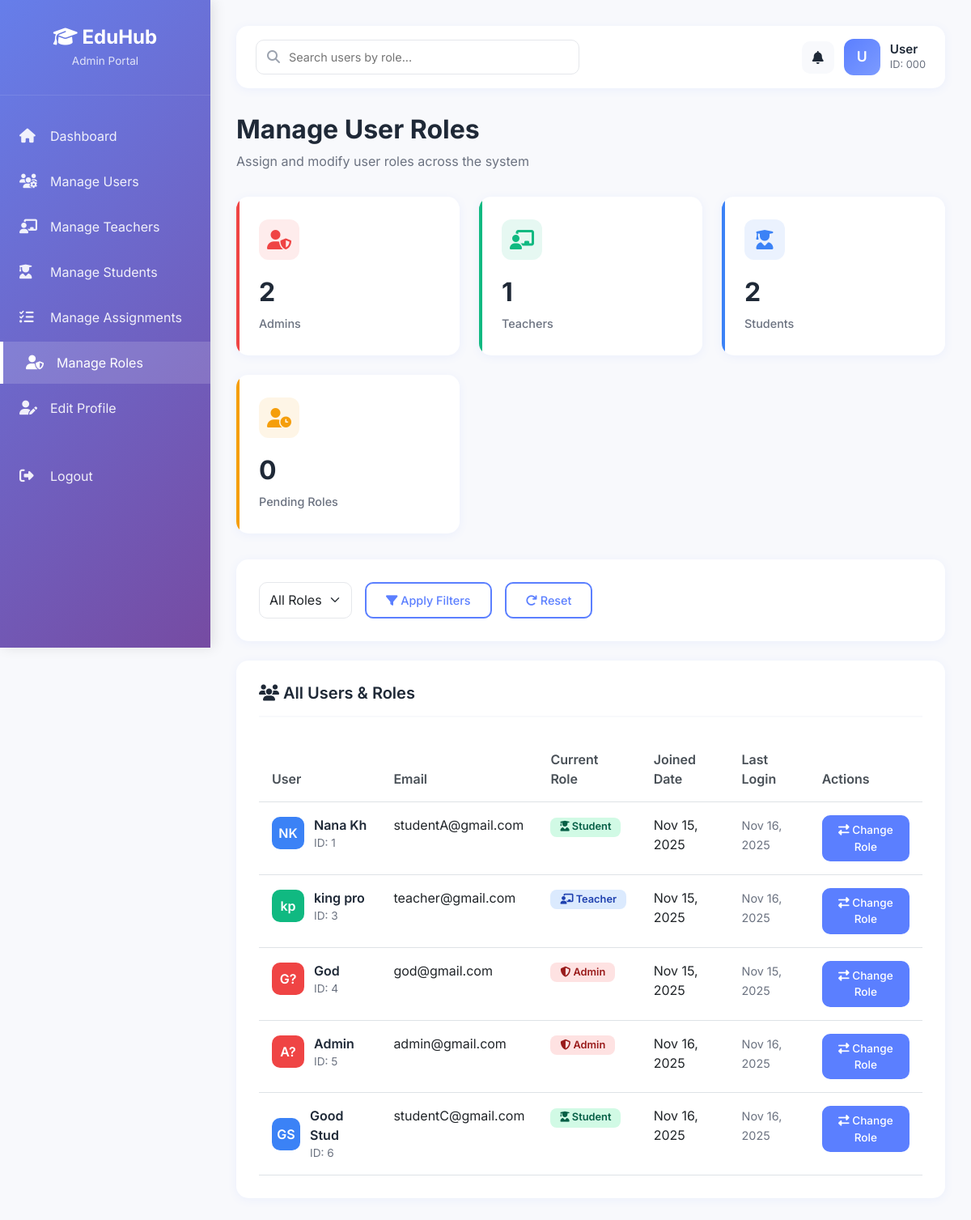
The page /admin/roles (signed in) on the database as committed earlier.
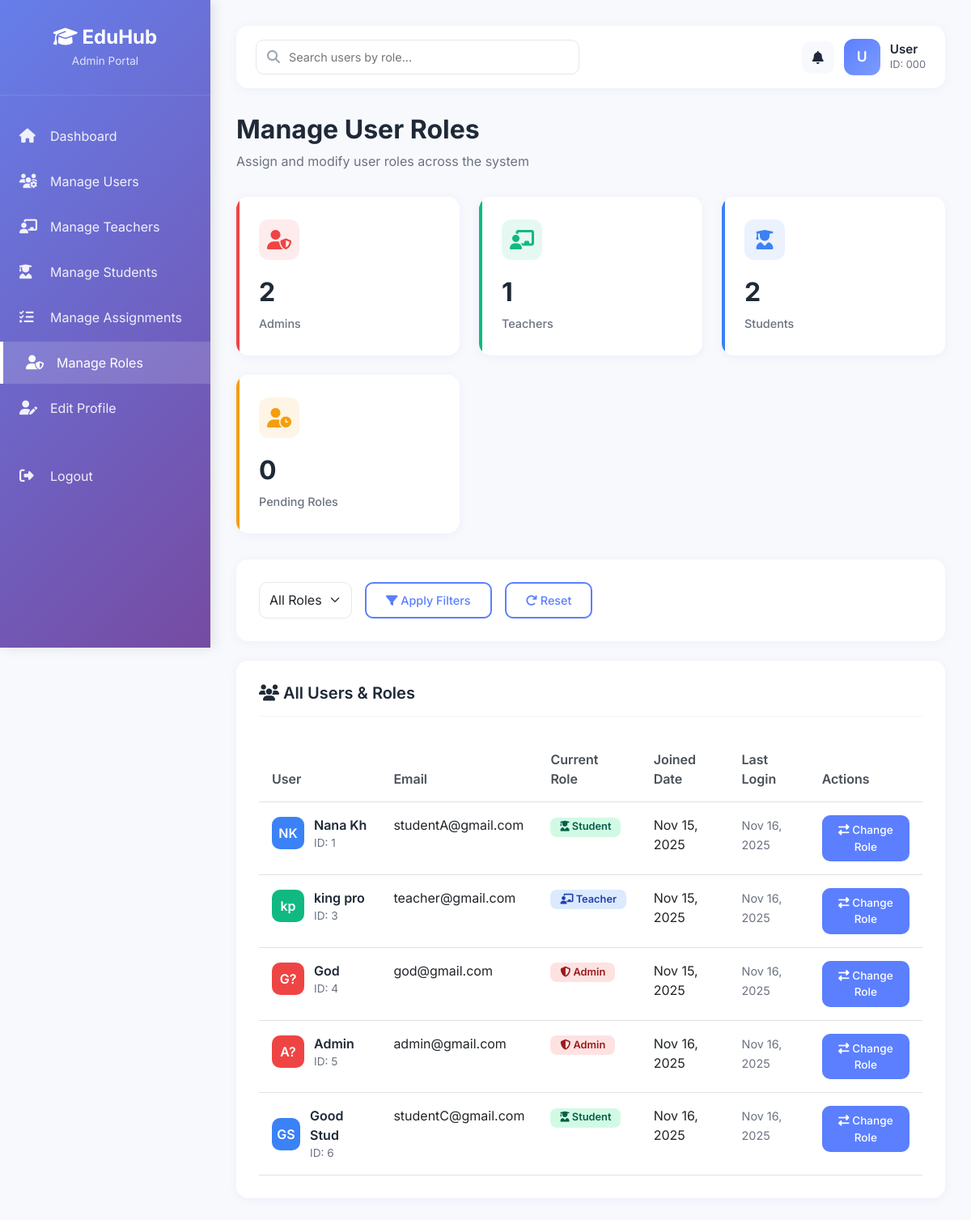
The same page on the database as committed later.
### models/user.py (models this page shows, shortened)
class User(UserMixin, db.Model):
    __tablename__ = 'users'
    id = db.Column(db.Integer, primary_key=True)
    username = db.Column(db.String(50), unique=True, nullable=False, index=True)
    email = db.Column(db.String(120), unique=True, nullable=False, index=True)
    password = db.Column(db.String(200), nullable=False)
    role = db.Column(db.String(20), nullable=False,
                     default='student', index=True)  # admin | teacher | student
    status = db.Column(db.String(20), nullable=False, default='active', index=True)
    created_at = db.Column(db.DateTime, nullable=False, default=db.func.current_timestamp())
    last_login = db.Column(db.DateTime, nullable=True)
    student_profile = db.relationship('Student', backref='user', uselist=False, cascade='all, delete-orphan')
    teacher_profile = db.relationship('Teacher', backref='user', uselist=False, cascade='all, delete-orphan')

### models/student.py (models this page shows, shortened)
class Student(db.Model):
    __tablename__ = 'students'
    id = db.Column(db.Integer, primary_key=True)
    user_id = db.Column(db.Integer, db.ForeignKey(
        'users.id', ondelete='CASCADE'), nullable=False, unique=True, index=True)
    first_name = db.Column(db.String(50))
    last_name = db.Column(db.String(50))
    major = db.Column(db.String(100))
    year = db.Column(db.String(10))
    section = db.Column(db.String(20))
    created_at = db.Column(db.DateTime, nullable=False,
                           default=datetime.utcnow)

### models/teacher.py (models this page shows, shortened)
class Teacher(db.Model):
    __tablename__ = 'teachers'
    id = db.Column(db.Integer, primary_key=True)
    user_id = db.Column(db.Integer, db.ForeignKey(
        'users.id', ondelete='CASCADE'), nullable=False, unique=True, index=True)
    first_name = db.Column(db.String(50))
    last_name = db.Column(db.String(50))
    department = db.Column(db.String(100))
    subject = db.Column(db.String(100))
    phone = db.Column(db.String(20))
    bio = db.Column(db.Text)
    avatar_path = db.Column(db.String(255))
    created_at = db.Column(db.DateTime, nullable=False,
                           default=datetime.utcnow)

### routes/admin.py (the view)
@admin_bp.route("/roles")
@admin_required
def manage_roles():
    users_data = User.query.all()
    users = []
    admin_count = User.query.filter_by(role='admin').count()
    teacher_count = User.query.filter_by(role='teacher').count()
    student_count = User.query.filter_by(role='student').count()
    for u in users_data:
        display_info = get_user_display_name(u)
        users.append({
            'id': u.id,
            'username': u.username,
            'email': u.email,
            'role': u.role,
            'status': u.status,
            'first_name': display_info['first_name'],
            'last_name': display_info['last_name'],
            'created_at': u.created_at,
            'last_login': format_datetime(u.last_login) if u.last_login else 'Never'
        })
    return render_template("admin/manage_roles.html", users=users,
                           admin_count=admin_count,
                           teacher_count=teacher_count,
                           student_count=student_count)

### routes/admin.py (called while the page is built)
def admin_required(f):
    @wraps(f)
    @login_required
    def decorated_function(*args, **kwargs):
        if not current_user.is_authenticated or current_user.role != 'admin':
            abort(403)
        return f(*args, **kwargs)
    return decorated_function

### utils/helpers.py (called while the page is built)
def get_user_display_name(user):
    first_name = ''
    last_name = ''
    if hasattr(user, 'student_profile') and user.student_profile:
        first_name = user.student_profile.first_name or ''
        last_name = user.student_profile.last_name or ''
    elif hasattr(user, 'teacher_profile') and user.teacher_profile:
        first_name = user.teacher_profile.first_name or ''
        last_name = user.teacher_profile.last_name or ''
    else:
        parts = (user.username or '').split('.')
        first_name = parts[0].capitalize() if parts and parts[0] else user.username or ''
        last_name = parts[1].capitalize() if len(parts) > 1 else ''
    full_name = f"{first_name} {last_name}".strip() or user.username or 'Unknown'
    return {
        'first_name': first_name,
        'last_name': last_name,
        'full_name': full_name
    }

def format_datetime(dt, format_str='%b %d, %Y'):
    if not dt:
        return 'N/A'
    try:
        return dt.strftime(format_str)
    except (AttributeError, ValueError):
        return 'N/A'

### templates/admin/manage_roles.html (shortened to what this page needs)
{% extends "base.html" %}
{% block sidebar_subtitle %}Admin Portal{% endblock %}
{% block sidebar_menu %}
<li>
    <a href="{{ url_for('admin_bp.dashboard') }}">
        <i class="fas fa-home"></i>
        Dashboard
    </a>
</li>
<li>
    <a href="{{ url_for('admin_bp.manage_users') }}">
        <i class="fas fa-users-cog"></i>
        Manage Users
    </a>
</li>
<li>
    <a href="{{ url_for('admin_bp.manage_teachers') }}">
        <i class="fas fa-chalkboard-teacher"></i>
        Manage Teachers
    </a>
</li>
<li>
    <a href="{{ url_for('admin_bp.manage_students') }}">
        <i class="fas fa-user-graduate"></i>
        Manage Students
    </a>
</li>
<li>
    <a href="{{ url_for('admin_bp.manage_assignments') }}">
        <i class="fas fa-tasks"></i>
        Manage Assignments
    </a>
</li>
<li>
    <a href="{{ url_for('admin_bp.manage_roles') }}" class="active">
        <i class="fas fa-user-shield"></i>
        Manage Roles
    </a>
</li>
<li>
    <a href="{{ url_for('admin_bp.edit_profile') }}">
        <i class="fas fa-user-edit"></i>
        Edit Profile
    </a>
</li>
<li style="margin-top: 2rem;">
    <a href="{{ url_for('auth_bp.logout') }}">
        <i class="fas fa-sign-out-alt"></i>
        Logout
    </a>
</li>
{% endblock %}
{% block search_placeholder %}Search users by role...{% endblock %}
{% block content %}
<div style="margin-bottom: 2rem;">
    <h2 style="font-weight: 700; color: #1f2937; margin-bottom: 0.5rem;">Manage User Roles</h2>
    <p style="color: #6b7280; margin: 0;">Assign and modify user roles across the system</p>
</div>
<div class="stats-grid" style="margin-bottom: 2rem;">
    <div class="stat-card danger">
        <div class="stat-icon">
            <i class="fas fa-user-shield"></i>
        </div>
        <div class="stat-value">{{ admin_count }}</div>
        <div class="stat-label">Admins</div>
    </div>
    <div class="stat-card success">
        <div class="stat-icon">
            <i class="fas fa-chalkboard-teacher"></i>
        </div>
        <div class="stat-value">{{ teacher_count }}</div>
        <div class="stat-label">Teachers</div>
    </div>
    <div class="stat-card info">
        <div class="stat-icon">
            <i class="fas fa-user-graduate"></i>
        </div>
        <div class="stat-value">{{ student_count }}</div>
        <div class="stat-label">Students</div>
    </div>
    <div class="stat-card warning">
        <div class="stat-icon">
            <i class="fas fa-user-clock"></i>
        </div>
        <div class="stat-value">0</div>
        <div class="stat-label">Pending Roles</div>
    </div>
</div>
<div class="content-card" style="margin-bottom: 1.5rem;">
    <div style="display: flex; gap: 1rem; flex-wrap: wrap;">
        <select class="form-select" id="roleFilter"
            style="width: auto; border-radius: 10px; border: 1px solid #e5e7eb;">
            <option value="">All Roles</option>
        </select>
        <button class="btn-custom btn-outline-custom" onclick="applyFilters()">
            <i class="fas fa-filter"></i> Apply Filters
        </button>
        <button class="btn-custom btn-outline-custom" onclick="resetFilters()">
            <i class="fas fa-redo"></i> Reset
        </button>
    </div>
</div>
<div class="content-card">
    <div class="card-header">
        <h4><i class="fas fa-users"></i> All Users & Roles</h4>
    </div>
    <div class="table-responsive">
        <table class="table table-hover" style="margin: 0;">
            <thead>
                <tr>
                    <th style="padding: 1rem; border-top: none; font-weight: 600; color: #495057;">User</th>
                    <th style="padding: 1rem; border-top: none; font-weight: 600; color: #495057;">Email</th>
                    <th style="padding: 1rem; border-top: none; font-weight: 600; color: #495057;">Current Role</th>
                    <th style="padding: 1rem; border-top: none; font-weight: 600; color: #495057;">Joined Date</th>
                    <th style="padding: 1rem; border-top: none; font-weight: 600; color: #495057;">Last Login</th>
                    <th style="padding: 1rem; border-top: none; font-weight: 600; color: #495057;">Actions</th>
                </tr>
            </thead>
            <tbody>
                {% for user in users %}
                <tr>
                    <td style="padding: 1rem;">
                        <div style="display: flex; align-items: center; gap: 0.75rem;">
                            <div
                                style="width: 40px; height: 40px; border-radius: 10px; background:
                                {% if user.role == 'admin' %}linear-gradient(135deg, var(--danger-color), #ef4444)
                                {% elif user.role == 'teacher' %}linear-gradient(135deg, var(--success-color), #10b981)
                                {% else %}linear-gradient(135deg, var(--info-color), #3b82f6){% endif %};
                                display: flex; align-items: center; justify-content: center; color: white; font-weight: 600;">
                                {{ user.first_name[0] if user.first_name else '?' }}{{ user.last_name[0] if
                                user.last_name else '?' }}
                            </div>
                            <div>
                                <div style="font-weight: 600; color: #1f2937;">{{ user.first_name }} {{ user.last_name
                                    }}</div>
                                <div style="font-size: 0.85rem; color: #6b7280;">ID: {{ user.id }}</div>
                            </div>
                        </div>
                    </td>
                    <td style="padding: 1rem;">{{ user.email }}</td>
                    <td style="padding: 1rem;">
                        {% if user.role == 'admin' %}
                        <span class="badge badge-late"><i class="fas fa-shield-alt"></i> Admin</span>
                        {% elif user.role == 'teacher' %}
                        <span class="badge badge-graded"><i class="fas fa-chalkboard-teacher"></i> Teacher</span>
                        {% elif user.role == 'student' %}
                        <span class="badge badge-submitted"><i class="fas fa-user-graduate"></i> Student</span>
                        {% endif %}
                    </td>
                    <td style="padding: 1rem;">{{ user.created_at.strftime('%b %d, %Y') if user.created_at else 'N/A' }}
                    </td>
                    <td style="padding: 1rem;">
                        <span style="font-size: 0.9rem; color: #6b7280;">{{ user.last_login if user.last_login else
                            'Never' }}</span>
                    </td>
                    <td style="padding: 1rem;">
                        <div style="display: flex; gap: 0.5rem;">
                            <a href="{{ url_for('admin_bp.change_role', user_id=user.id) }}"
                                class="btn-custom btn-primary-custom" style="padding: 0.5rem 1rem; font-size: 0.85rem;">
                                <i class="fas fa-exchange-alt"></i> Change Role
                            </a>
                        </div>
                    </td>
                </tr>
                {% endfor %}
            </tbody>
        </table>
    </div>
</div>
{% endblock %}

### templates/base.html (shortened to what this page needs)
<!DOCTYPE html>
<html lang="en">
<head>
    <link href="https://cdnjs.cloudflare.com/ajax/libs/bootstrap/5.3.0/css/bootstrap.min.css" rel="stylesheet">
    <link href="https://cdnjs.cloudflare.com/ajax/libs/font-awesome/6.4.0/css/all.min.css" rel="stylesheet">
</head>
<body>
    <div class="sidebar" id="sidebar">
        <div class="sidebar-logo">
            <h3><i class="fas fa-graduation-cap"></i> EduHub</h3>
            <p>{% block sidebar_subtitle %}Portal{% endblock %}</p>
        </div>
        <ul class="sidebar-menu">
            {% block sidebar_menu %}{% endblock %}
        </ul>
    </div>
    <div class="main-content">
        <div class="top-nav">
            <div class="search-box">
                <i class="fas fa-search"></i>
                <input type="text" placeholder="{% block search_placeholder %}Search...{% endblock %}">
            </div>
            <div class="user-profile">
                <div class="notification-icon">
                    <i class="fas fa-bell"></i>
                </div>
                <div class="user-avatar">{% block user_avatar %}U{% endblock %}</div>
                <div class="user-info">
                    <h6>{% block user_name %}User{% endblock %}</h6>
                    <p>{% block user_id %}ID: 000{% endblock %}</p>
                </div>
            </div>
        </div>
        {% block content %}{% endblock %}
    </div>
</body>
</html>

Rows that differ between the two databases and show on the page:
changed User "God": last_login "Nov 15, 2025" → "Nov 16, 2025"
